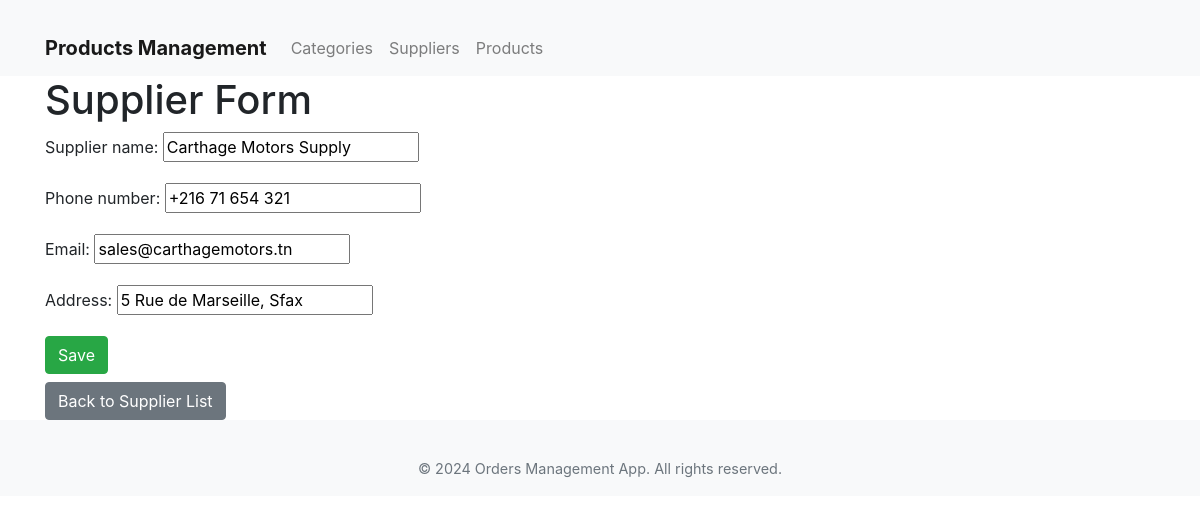
The page /products/suppliers/update/2/ on the database its author committed.
### products/models.py (models this page shows, shortened)
class Supplier(models.Model):
    supplier_name = models.CharField(max_length=255)
    phone_number = models.CharField(max_length=20, blank=True)
    email = models.EmailField(blank=True)
    address = models.CharField(max_length=255, blank=True)

### products/views.py (the view)
# urls.py: path('suppliers/update/<int:pk>/', views.supplier_update, name='supplier_update'),
def supplier_update(request, pk):
    supplier = get_object_or_404(Supplier, pk=pk)
    if request.method == 'POST':
        form = SupplierForm(request.POST, instance=supplier)
        if form.is_valid():
            form.save()
            return redirect('products:supplier_list')
    else:
        form = SupplierForm(instance=supplier)
    return render(request, 'products/supplier_form.html', {'form': form})

### products/forms.py
class SupplierForm(forms.ModelForm):
    class Meta:
        model = Supplier
        fields = '__all__'

### products/templates/products/supplier_form.html (shortened to what this page needs)
{% extends 'products/layout.html' %}
{% block content %}
<h1>Supplier Form</h1>
<form method="post">
    {{ form.as_p }}
    <button type="submit" class="btn btn-success">Save</button>
</form>
<a href="{% url 'products:supplier_list' %}" class="btn btn-secondary mt-2">Back to Supplier List</a>
{% endblock %}

### products/templates/products/layout.html (style rules this page uses)
body { padding-top: 56px; }

### rows shown on the page
Supplier: supplier_name "Carthage Motors Supply", phone_number "+216 71 654 321", email "sales@carthagemotors.tn", address "5 Rue de Marseille, Sfax"
